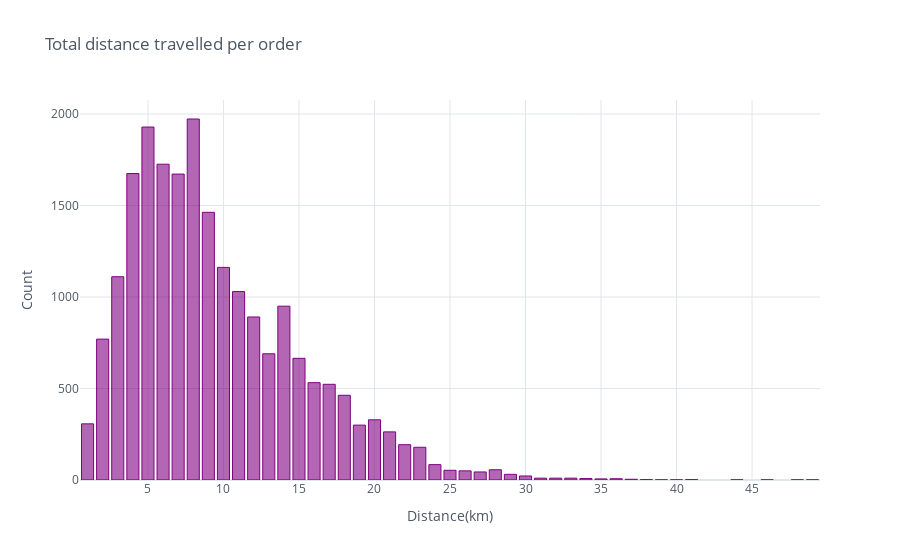
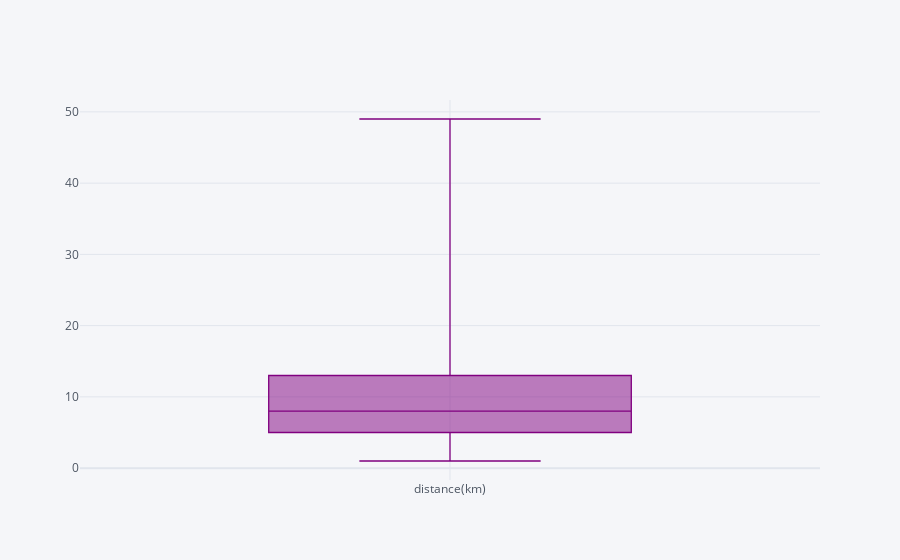

These figures' notebook cell, in order:
### Markdown cell above
- There is only one vehicle type used to in the dataset to make deliveries which is a bike.
- In the dataset, there is 21 201 order numbers which means there are no repeated values.
    - It is like the ID column for the dataset.
- There are currently 3 186 customers that use Sendy's services which means that customers have repeatly used Sendy's services. 
- 924 riders are currently making deliveries for Sendy, which indicates that Sendy repeatedly makes use of the same riders to make deliveries.

### Code cell
# Create an interactive visual to display the unique values of distances travelled.
# Bargraph plotted using .iplot() displaying the most common distance travelled for order deliveries

train_df['distance(km)'].value_counts().iplot(kind='bar', 
                                              bins=30, 
                                              theme='white', 
                                              color= 'purple',
                                              title='Total distance travelled per order', 
                                              xTitle='Distance(km)', 
                                              yTitle='Count')

# Create an interactive visual to display the unique values of distances travelled.
# Boxplot using iplot displaying the distribution of the data via the relatioships between percentiles.

train_df['distance(km)'].iplot(kind='box', color= 'purple')

### Figure 1 — Plotly figure (JSON) as saved in the notebook; plotly's stock layout.template omitted (floating-point values rounded to 4 significant figures)
{"data": [{"marker": {"color": "rgba(128, 0, 128, 0.6)", "line": {"color": "rgba(128, 0, 128, 1.0)", "width": 1}}, "name": "distance(km)", "orientation": "v", "text": "", "type": "bar", "x": [8, 5, 6, 4, 7, 9, 10, 3, 11, 14, 12, 2, 13, 15, 16, 17, 18, 20, 1, 19, 21, 22, 23, 24, 28, 25, 26, 27, 29, 30, 31, 32, 33, 34, 36, 35, 37, 38, 41, 39, 46, 49, 40, 48, 44], "y": [1973, 1929, 1726, 1675, 1672, 1463, 1162, 1111, 1030, 950, 891, 770, 690, 665, 532, 523, 463, 329, 307, 300, 263, 193, 179, 84, 56, 53, 50, 44, 31, 22, 10, 10, 10, 8, 7, 6, 4, 2, 2, 1, 1, 1, 1, 1, 1]}], "layout": {"legend": {"bgcolor": "#FFFFFF", "font": {"color": "#4D5663"}}, "paper_bgcolor": "#FFFFFF", "plot_bgcolor": "#FFFFFF", "title": {"font": {"color": "#4D5663"}, "text": "Total distance travelled per order"}, "xaxis": {"gridcolor": "#E1E5ED", "showgrid": true, "tickfont": {"color": "#4D5663"}, "title": {"font": {"color": "#4D5663"}, "text": "Distance(km)"}, "zerolinecolor": "#E1E5ED"}, "yaxis": {"gridcolor": "#E1E5ED", "showgrid": true, "tickfont": {"color": "#4D5663"}, "title": {"font": {"color": "#4D5663"}, "text": "Count"}, "zerolinecolor": "#E1E5ED"}}}

### Figure 2 — Plotly figure (JSON) as saved in the notebook; plotly's stock layout.template omitted (floating-point values rounded to 4 significant figures; data arrays with more than 128 entries replaced by an {"elided": "..."} marker saying what was removed)
{"data": [{"boxpoints": false, "line": {"width": 1.3}, "marker": {"color": "rgba(128, 0, 128, 1.0)"}, "name": "distance(km)", "orientation": "v", "type": "box", "y": {"elided": "21201 int values"}}], "layout": {"legend": {"bgcolor": "#F5F6F9", "font": {"color": "#4D5663"}}, "paper_bgcolor": "#F5F6F9", "plot_bgcolor": "#F5F6F9", "title": {"font": {"color": "#4D5663"}}, "xaxis": {"gridcolor": "#E1E5ED", "showgrid": true, "tickfont": {"color": "#4D5663"}, "title": {"font": {"color": "#4D5663"}, "text": ""}, "zerolinecolor": "#E1E5ED"}, "yaxis": {"gridcolor": "#E1E5ED", "showgrid": true, "tickfont": {"color": "#4D5663"}, "title": {"font": {"color": "#4D5663"}, "text": ""}, "zerolinecolor": "#E1E5ED"}}}
